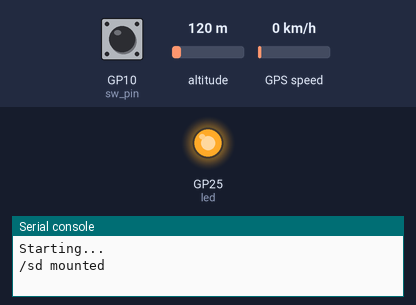
Bench run of a program on a simulated Raspberry Pi Pico running CircuitPython. On the bench: output pins drawn as LEDs (lit = HIGH), the last lines printed to the serial console. Dashed ring = blinking. The inputs (shaded band) are chosen by the test bench; at power-on: GP10 (sw_pin) HIGH, altitude 120 m, GPS speed 0 km/h. Files the program writes start out absent; the GPS gets a fix after 3 s at 37.7749, -122.4194 with 8 satellites.

Above: at 1.2 s.
1.3 s: GP10 (sw_pin) pulled LOW for 0.6 s
At 2.8 s:
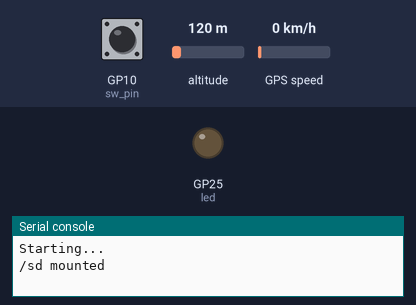
7.9 s: GP10 (sw_pin) pulled LOW for 1 s
At 10.1 s:
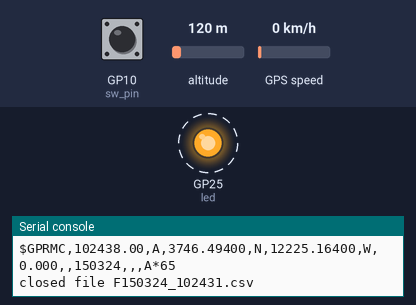
Timing chart, 0 to 16.9 s (numbered marks = the images above; inputs shaded):
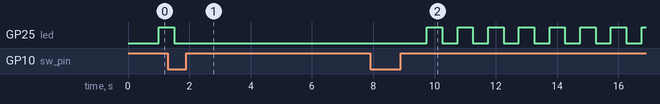

Measured:
- after the input at 1.3 s, GP25 (led): goes on until 1.5 s, then stays LOW

The program:

code.py
```python
import time
import os
import busio
import digitalio
import board
import storage
import digitalio
import adafruit_sdcard

# global variables for timer callback
##led = Pin(25, Pin.OUT)
led = digitalio.DigitalInOut(board.GP25)
led.direction = digitalio.Direction.OUTPUT
LED_state = True

# Set rtc from GPS date time

# Timer to blink status LED on pico
def tick():
    global led, LED_state
    LED_state = not LED_state
    led.value = LED_state

# Flash led quickly
def flash():
    global led, LED_state
    led.value = True
    time.sleep( 0.25 )
    led.value = False

# Crude debounce
# Return True if sw_pin in in desired_state for delay seconds
# False otherwise
def debounce_input ( sw_pin, desired_state, delay ):
    val = sw_pin.value
    #print( str(val ))
    if val == desired_state:
        time.sleep( delay )
        val = sw_pin.value
        if val == desired_state:
            return True
        else:
            return False
    return False

# Log GPS $GPRMC sentences to file until interrupted
# by button push
def write_file( fname, comm, sw_pin ):
    n_samples = 0
    f = open( '/sd/' + fname, 'w' )
    result = False
    while result != True:
        sentence = read_gps( comm )
        #print( sentence )
        pat = sentence.startswith( '$GPRMC')
        if pat:
            print( sentence )
            f.write(sentence + '\r\n')
            n_samples += 1
            if n_samples % 10 == 0:
                flash()
            if debounce_input( sw_pin, 0, 0.25):
                result = True
                f.close()

# start file system
def mount_sd_card( spi, cs ):
    mounted = False
    while mounted == False:
        try:
            sdcard = adafruit_sdcard.SDCard(spi, cs)
            vfs = storage.VfsFat(sdcard)
            storage.mount(vfs, "/sd")
            mounted = True
        except OSError as e:
            print( "mount: OSError = " + str(e))
            time.sleep(2)

# Clean up GPS sentences in case of garbage
def read_gps( port ):
    result = port.readline( )
    try:
        result = result.decode("utf-8")
    except:
        result = ''
    return result.strip()

# Build a filename from GPS date and time
# get the date time from GPS and use this to create a unique
# filename
def get_fname( comm ):
    sentence = read_gps( comm )
    pat = sentence.startswith( '$GPRMC')
    while pat != True:
        sentence = read_gps( comm )
        pat = sentence.startswith( '$GPRMC')

    #print( sentence )
    time.sleep( 2 )
    field_list = sentence.split( ',')
    time_list = field_list[1].split( '.')
    fname = 'F' + field_list[9]  + '_' + time_list[0] + '.csv'
    #print( 'File name is ' + fname )
    return fname

def main( ):

    print( "Starting...")

    # Connect to the card and mount the filesystem
    spi = busio.SPI(clock=board.GP6, MOSI=board.GP7, MISO=board.GP4)
    cs = digitalio.DigitalInOut(board.GP8)

    # uart tx 0, uart rx 1
    # init with appropriate baudrate
    comm = busio.UART(tx=board.GP0, rx=board.GP1, baudrate=9600)

    # Set the hardware clock from GPS time
    #setGPSTime( "1234" )

    # Set up blink timer
    #blink_timer = Timer()

    # start file system
    mount_sd_card( spi, cs )
    print( "/sd mounted")

    # setup to look for button press (move to next file)
    sw_pin = digitalio.DigitalInOut(board.GP10)
    sw_pin.pull = digitalio.Pull.UP

    # Initial state is waiting to log
    #blink_timer.init(freq=5, mode=Timer.PERIODIC, callback=tick)

    # Read GPS, log to sd card file
    while True:
        # Wait to start next file until button pressed
        result = debounce_input( sw_pin, 0, 0.25 )
        #result = True
        while result == False:
            time.sleep(0.5)
            tick()
            result = debounce_input( sw_pin, 0, 0.25 )

        fname = get_fname( comm )
        print( "opened file " + fname)

        # Slow down flashing LED to 1 per second when recording
        #blink_timer.init(freq=1, mode=Timer.PERIODIC, callback=tick)
        write_file( fname, comm, sw_pin )
        print( "closed file " + fname )
        time.sleep(1.0)

        # Speed up LED blink when paused
        #blink_timer.init(freq=5, mode=Timer.PERIODIC, callback=tick)

if __name__ == "__main__":
    main( )
```
